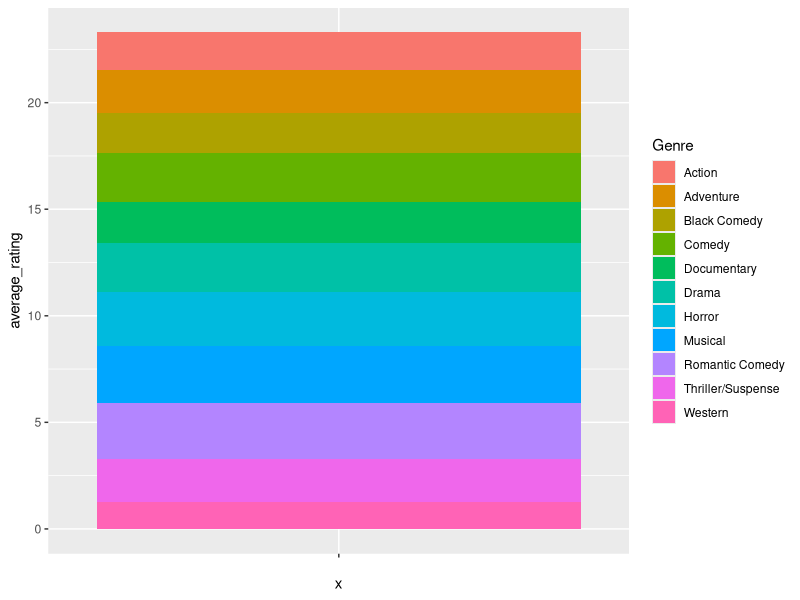
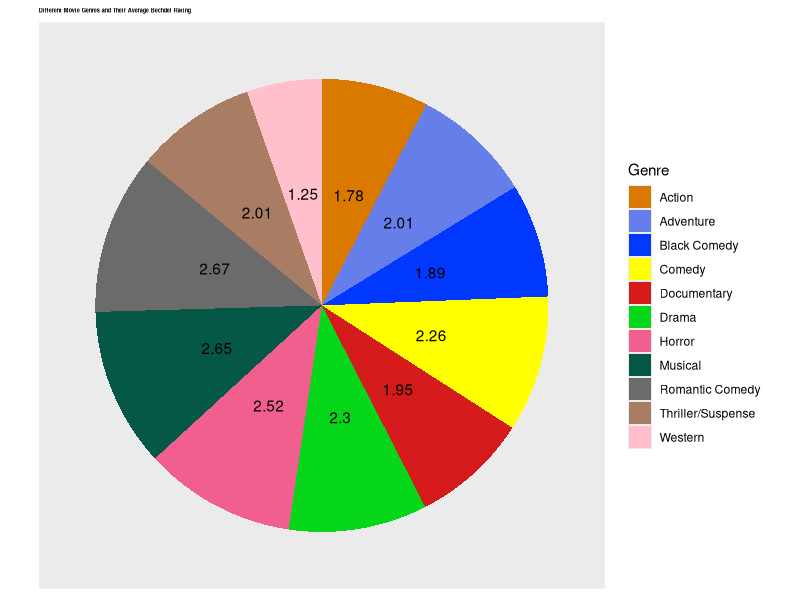

Recreate these plots in R, in order.
library(ggplot2)
library(dplyr)

# load csv
bechdel <- read.csv("../data/bechdel_test_df.csv", stringsAsFactors = FALSE)
revenue <- read.csv("../data/Bechdel-master_revenue.csv",
  stringsAsFactors = FALSE
)

# Focus on data from 2000 - 2018
recent_bechdel <- bechdel %>%
  filter(!is.na(rating)) %>%
  filter(year > 1999)

recent_revenue <- revenue %>%
  filter(Year > 1999)

# Select important data from each list of data
bechdel_movies <- recent_bechdel %>%
  select(title, rating)

genre_movies <- recent_revenue %>%
  select(Movie, Genre) %>%
  rename(title = "Movie")

# Combine and get rid of missing data
combined_movies <- bechdel_movies %>%
  left_join(genre_movies, by = "title") %>%
  filter(!is.na(Genre)) %>%
  filter(Genre != "")

# Average out the rating for each genre and get rid
# of concert/performance and Multiple Genres
average_scale_genre <- combined_movies %>%
  group_by(Genre) %>%
  summarise(average_rating = mean(rating)) %>%
  filter(Genre != "Concert/Performance") %>%
  filter(Genre != "Multiple Genres")

# Pie chart to compare genre and average ratings
col_genre <- ggplot(
  average_scale_genre,
  aes(x = "", y = average_rating, fill = Genre)
) +
  geom_bar(width = 1, stat = "identity")

pie_genre <- col_genre +
  coord_polar("y", start = 0, direction = -1) +
  scale_fill_manual(values = c(
    "#da7900", "#667eea", "#0038ff",
    "#ffff00", "#d41a1a", "#06d61a", "#f05f8d",
    "#045845", "#6b6b6b", "#a97d64", "#FFC0CB"
  )) +
  theme(
    axis.title.x = element_blank(),
    axis.title.y = element_blank(),
    panel.border = element_blank(),
    panel.grid = element_blank(),
    axis.ticks = element_blank(),
    plot.title = element_text(size = 4, face = "bold")
  ) +
  theme(axis.text.x = element_blank()) +
  geom_text(aes(label = paste(round(average_rating, 2))),
    position = position_stack(vjust = 0.5)
  ) +
  ggtitle("Different Movie Genres and Their Average Bechdel Rating")
